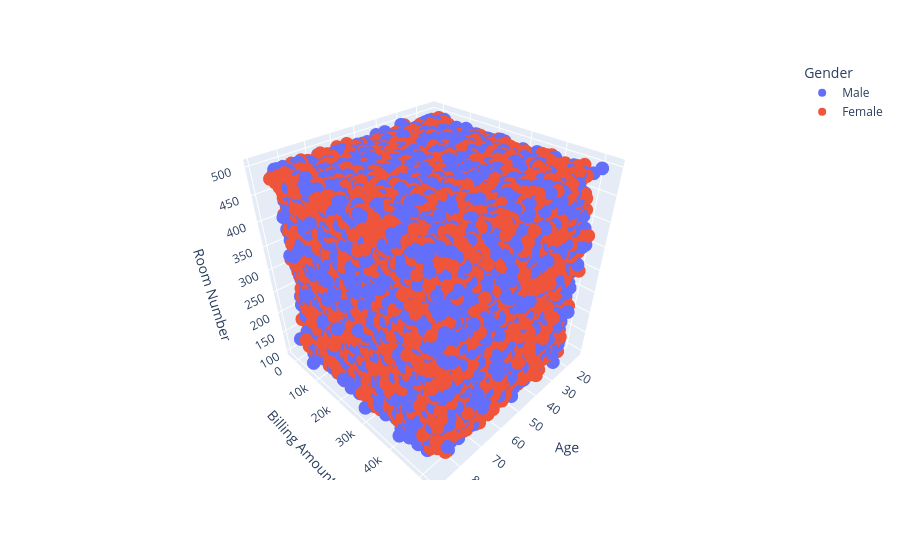

Write notebook code for a chart like this one.
### Code cell
fig = px.scatter_3d(df, x='Age', y='Billing Amount', z='Room Number', color='Gender')
fig.show()

### Figure 1 — Plotly figure (JSON) as saved in the notebook; plotly's stock layout.template omitted (floating-point values rounded to 4 significant figures; data arrays with more than 128 entries replaced by an {"elided": "..."} marker saying what was removed)
{"data": [{"hovertemplate": "Gender=Male<br>Age=%{x}<br>Billing Amount=%{y}<br>Room Number=%{z}<extra></extra>", "legendgroup": "Male", "marker": {"color": "#636efa", "symbol": "circle"}, "mode": "markers", "name": "Male", "scene": "scene", "showlegend": true, "type": "scatter3d", "x": {"elided": "27496 int values"}, "y": {"elided": "27496 float values"}, "z": {"elided": "27496 int values"}}, {"hovertemplate": "Gender=Female<br>Age=%{x}<br>Billing Amount=%{y}<br>Room Number=%{z}<extra></extra>", "legendgroup": "Female", "marker": {"color": "#EF553B", "symbol": "circle"}, "mode": "markers", "name": "Female", "scene": "scene", "showlegend": true, "type": "scatter3d", "x": {"elided": "27470 int values"}, "y": {"elided": "27470 float values"}, "z": {"elided": "27470 int values"}}], "layout": {"autosize": true, "legend": {"title": {"text": "Gender"}, "tracegroupgap": 0}, "margin": {"t": 60}, "scene": {"aspectmode": "auto", "aspectratio": {"x": 1, "y": 1, "z": 1}, "domain": {"x": [0, 1], "y": [0, 1]}, "xaxis": {"title": {"text": "Age"}, "type": "linear"}, "yaxis": {"title": {"text": "Billing Amount"}, "type": "linear"}, "zaxis": {"title": {"text": "Room Number"}, "type": "linear"}}}}
